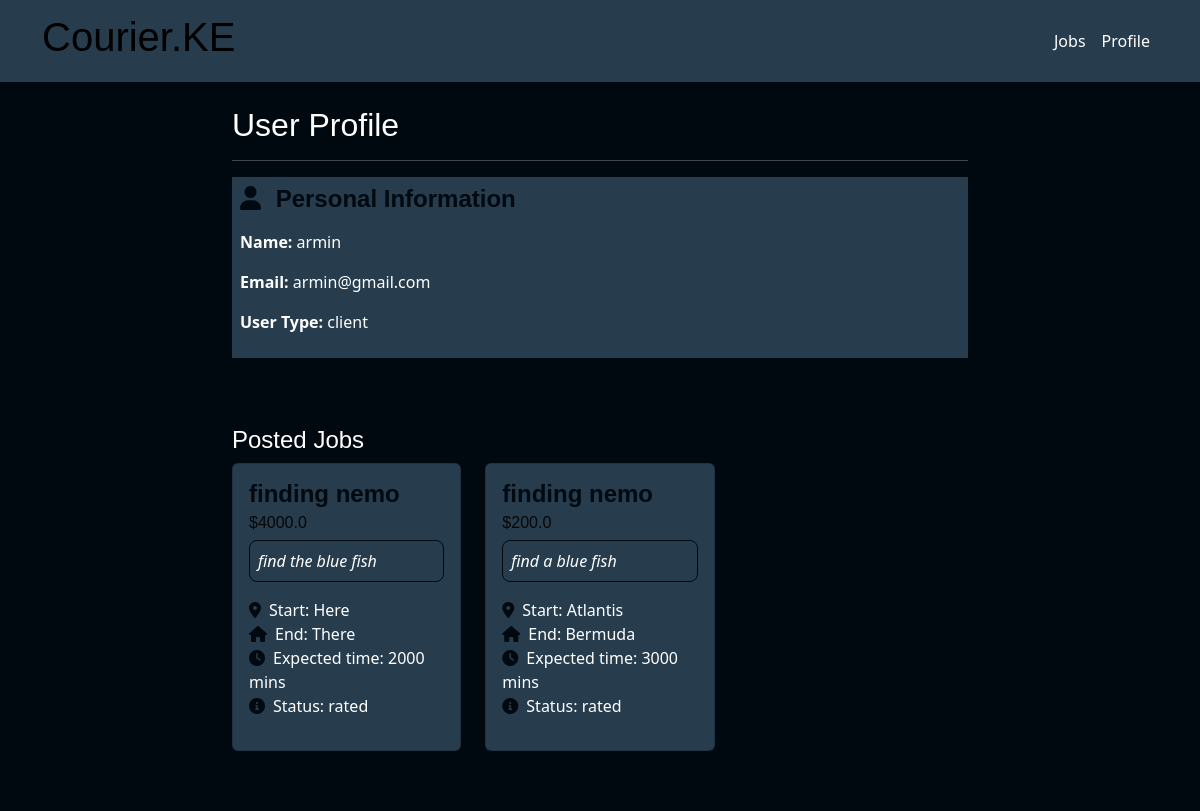
The app's page /users/profile (signed in) with its own data.
### blueprints/user_page/users.py (models this page shows, shortened)
class User(UserMixin, db.Model):
    id = db.Column(db.Integer, primary_key=True)
    name = db.Column(db.String(100), nullable=False)
    email = db.Column(db.String(120), unique=True, nullable=False)
    password = db.Column(db.String(200), nullable=False)
    user_type = db.Column(db.String(20), nullable=False)  # 'client', 'driver', 'admin'
    rating = db.Column(db.Float, default=0.0)
    rating_count = db.Column(db.Integer, default=0)
    posted_jobs = db.relationship('Job', back_populates='client', foreign_keys='Job.client_id')
    applied_jobs = db.relationship('JobApplication', back_populates='driver')
    received_ratings = db.relationship('Rating', back_populates='driver', foreign_keys='Rating.driver_id')

class Job(db.Model):
    id = db.Column(db.Integer, primary_key=True)
    title = db.Column(db.String(100), nullable=False)
    description = db.Column(db.Text, nullable=False)
    client_id = db.Column(db.Integer, db.ForeignKey('user.id'), nullable=False)
    start_location = db.Column(db.String(100), nullable=False)
    end_location = db.Column(db.String(100), nullable=False)
    estimated_time = db.Column(db.Integer, nullable=False)
    payment = db.Column(db.Float, nullable=False)
    created_at = db.Column(db.DateTime, default=datetime.utcnow)
    status = db.Column(db.String(20), default='open')  # 'open', 'in_progress', 'completed_by_driver', 'paid', 'rated'
    applications = db.relationship('JobApplication', back_populates='job', lazy='dynamic')
    client = db.relationship('User', back_populates='posted_jobs')
    rating = db.relationship('Rating', back_populates='job', uselist=False)

### blueprints/user_page/users.py (the view)
@users.route("/profile")
@login_required
def profile():
    if current_user.user_type == 'client':
        posted_jobs = Job.query.filter_by(client_id=current_user.id).order_by(Job.created_at.desc()).all()
        for job in posted_jobs:
            job.applications = JobApplication.query.filter_by(job_id=job.id).order_by(JobApplication.proposed_fee.asc()).all()
    else:
        posted_jobs = None
    return render_template("profile.html", user=current_user, posted_jobs=posted_jobs)

### blueprints/user_page/users.py (called while the page is built)
@login_manager.user_loader
def load_user(user_id):
    return User.query.get(int(user_id))

### blueprints/user_page/templates/profile.html (shortened to what this page needs)
<!DOCTYPE html>
<html lang="en">
<head>
    <link href="/static/assets/vendor/bootstrap/css/bootstrap.min.css" rel="stylesheet">
    <link href="/static/assets/css/main.css" rel="stylesheet">
    <link href="https://cdnjs.cloudflare.com/ajax/libs/font-awesome/6.0.0-beta3/css/all.min.css" rel="stylesheet">
    <link href="https://cdn.jsdelivr.net/npm/bootstrap@5.3.0-alpha1/dist/css/bootstrap.min.css" rel="stylesheet">
</head>
<body>
    <nav class="navbar navbar-expand-lg navbar-light">
        <div class="container">
            <a class="navbar-brand" href="{{ url_for('landing_page.home') }}">
                <h1 class="sitename">
                    Courier.KE
                </h1>
            </a>
            <div class="collapse navbar-collapse" id="navbarNav">
                <ul class="navbar-nav ms-auto">
                    <li class="nav-item">
                        <a class="nav-link active" style="color: #ffffff;" href="{{ url_for('landing_page.jobs')}}">Jobs</a>
                    </li>
                    <li class="nav-item">
                        <a class="nav-link active" style="color: #ffffff;" href="{{ url_for('users.profile') }}">Profile</a>
                    </li>
                </ul>
            </div>
        </div>
    </nav>
    <div class="container profile-page">
        <div class="row justify-content-center">
            <div class="col-lg-8">
                <div>
                    <h2 class="text-white mt-4">User Profile</h2>
                    <hr/>
                    <section class="user-info">
                        <h2 class="h4 mb-3">
                            <i class="fas fa-user me-2"></i>
                            Personal Information</h2>
                        <p><strong>Name:</strong> {{ user.name }}</p>
                        <p><strong>Email:</strong> {{ user.email }}</p>
                        <p><strong>User Type:</strong> {{ user.user_type }}</p>
                    </section>
                    {% if user.user_type == 'client' %}
                        <section class="posted-jobs">
                            <h2 class="h4">Posted Jobs</h2>
                            {% if posted_jobs %}
                                <div class="row row-cols-1 row-cols-md-2 row-cols-lg-3 g-4">
                                {% for job in posted_jobs %}
                                    <div class="col">
                                        <div class="card h-100 job-card">
                                            <div class="card-body">
                                                <h4 class="card-title">{{ job.title }}</h4>
                                                <h6 class="card-subtitle mb-2">${{ job.payment }}</h6>
                                                <p class="card-text">{{ job.description }}</p>
                                                <ul class="list-unstyled">
                                                    <li><i class="fas fa-map-marker-alt me-2"></i>Start: {{ job.start_location }}</li>
                                                    <li><i class="fas fa-home me-2"></i>End: {{ job.end_location }}</li>
                                                    <li><i class="fas fa-clock me-2"></i>Expected time: {{ job.estimated_time }} mins</li>
                                                    <li><i class="fas fa-info-circle me-2"></i>Status: {{ job.status }}</li>
                                                </ul>
                                            </div>
                                        </div>
                                    </div>
                                {% endfor %}
                                </div>
                            {% else %}
                                <p class="text-muted">No jobs posted yet.</p>
                            {% endif %}
                        </section>
                    {% endif %}
                </div>
            </div>
        </div>
    </div>
</body>
</html>

### static/assets/css/main.css (style rules this page uses)
:root { --default-font: "Roboto", system-ui, -apple-system, "Segoe UI", Roboto, "Helvetica Neue", Arial, "Noto Sans", "Liberation Sans", sans-serif, "Apple Color Emoji", "Segoe UI Emoji", "Segoe UI Symbol", "Noto Color Emoji"; --heading-font: "Raleway", sans-serif; --nav-font: "Inter", sans-serif; }
:root { --background-color: #ffffff; --default-color: #444444; --heading-color: #273d4e; --accent-color: #ff4a17; --surface-color: #ffffff; --contrast-color: #ffffff; }
:root { --nav-color: #e5eaee; --nav-hover-color: #ff4a17; --nav-mobile-background-color: #ffffff; --nav-dropdown-background-color: #ffffff; --nav-dropdown-color: #444444; --nav-dropdown-hover-color: #ff4a17; }
:root { scroll-behavior: smooth; }
body { color: var(--default-color); background-color: var(--background-color); font-family: var(--default-font); }
a { color: var(--accent-color); text-decoration: none; transition: 0.3s; }
h1, h2, h3, h4, h5, h6 { color: var(--heading-color); font-family: var(--heading-font); }
section, .section { color: var(--default-color); background-color: var(--background-color); padding: 60px 0; scroll-margin-top: 90px; overflow: clip; }

### blueprints/user_page/templates/profile.html (style rules this page uses)
body { background-color: #000910; color: #ffffff; }
.job-card { transition: transform 0.2s; }
.job-card { background-color: #273d4e; }
.fas { color: #000910; }
.card-title { color: #000910; font-weight: bold; }
.navbar { background-color: #273d4e; }
.profile-page { background-color: #000910; }
.user-info { background-color: #273d4e; color: #ffffff; padding: 8px; margin-bottom: 8px; padding-left: 8px; }
.user-info h2 { color: #000910; font-weight: bold; }
.posted-jobs { background-color: #000910; color: #ffffff; }
.card-body { color: #ffffff; }
.card-subtitle { color: #060606; }
.card-text { border: solid 1px #000910; padding: 8px; font-style: italic; border-radius: 8px; }

### records on screen
User: name "armin", email "armin@gmail.com", user_type "client"
Job: title "finding nemo", payment "4000.0", description "find the blue fish", start_location "Here", end_location "There", estimated_time "2000", status "rated"
Job: title "finding nemo", payment "200.0", description "find a blue fish", start_location "Atlantis", end_location "Bermuda", estimated_time "3000", status "rated"
